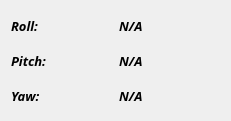
   <widget class="QWidget" name="telemetry_container_10" native="true">
    <property name="geometry">
     <rect>
      <x>290</x>
      <y>1740</y>
      <width>231</width>
      <height>121</height>
     </rect>
    </property>
    <property name="sizePolicy">
     <sizepolicy hsizetype="Expanding" vsizetype="Expanding">
      <horstretch>1</horstretch>
      <verstretch>1</verstretch>
     </sizepolicy>
    </property>
    <property name="styleSheet">
     <string notr="true"/>
    </property>
    <layout class="QGridLayout" name="gridLayout_15">
     <item row="0" column="0">
      <layout class="QVBoxLayout" name="simulation_panel_7" stretch="1">
       <property name="sizeConstraint">
        <enum>QLayout::SetMinimumSize</enum>
       </property>
       <item>
        <layout class="QHBoxLayout" name="horizontalLayout_17" stretch="0,0">
         <item>
          <layout class="QVBoxLayout" name="verticalLayout_24">
           <item>
            <widget class="QLabel" name="roll">
             <property name="sizePolicy">
              <sizepolicy hsizetype="Preferred" vsizetype="Preferred">
               <horstretch>0</horstretch>
               <verstretch>0</verstretch>
              </sizepolicy>
             </property>
             <property name="font">
              <font>
               <family>Sans Serif Collection</family>
               <pointsize>10</pointsize>
               <weight>75</weight>
               <italic>true</italic>
               <bold>true</bold>
              </font>
             </property>
             <property name="styleSheet">
              <string notr="true"/>
             </property>
             <property name="text">
              <string>Roll:</string>
             </property>
            </widget>
           </item>
           <item>
            <widget class="QLabel" name="mission_time_19">
             <property name="sizePolicy">
              <sizepolicy hsizetype="Preferred" vsizetype="Preferred">
               <horstretch>0</horstretch>
               <verstretch>0</verstretch>
              </sizepolicy>
             </property>
             <property name="font">
              <font>
               <family>Sans Serif Collection</family>
               <pointsize>10</pointsize>
               <weight>75</weight>
               <italic>true</italic>
               <bold>true</bold>
              </font>
             </property>
             <property name="styleSheet">
              <string notr="true"/>
             </property>
             <property name="text">
              <string>Pitch:</string>
             </property>
            </widget>
           </item>
           <item>
            <widget class="QLabel" name="mission_time_20">
             <property name="sizePolicy">
              <sizepolicy hsizetype="Preferred" vsizetype="Preferred">
               <horstretch>0</horstretch>
               <verstretch>0</verstretch>
              </sizepolicy>
             </property>
             <property name="font">
              <font>
               <family>Sans Serif Collection</family>
               <pointsize>10</pointsize>
               <weight>75</weight>
               <italic>true</italic>
               <bold>true</bold>
              </font>
             </property>
             <property name="styleSheet">
              <string notr="true"/>
             </property>
             <property name="text">
              <string>Yaw:</string>
             </property>
            </widget>
           </item>
          </layout>
         </item>
         <item>
          <layout class="QVBoxLayout" name="state_fields_7">
           <item>
            <widget class="QLabel" name="MISSION_TIME_7">
             <property name="font">
              <font>
               <family>Sans Serif Collection</family>
               <pointsize>10</pointsize>
               <weight>75</weight>
               <italic>true</italic>
               <bold>true</bold>
              </font>
             </property>
             <property name="text">
              <string>N/A</string>
             </property>
            </widget>
           </item>
           <item>
            <widget class="QLabel" name="MISSION_TIME_8">
             <property name="font">
              <font>
               <family>Sans Serif Collection</family>
               <pointsize>10</pointsize>
               <weight>75</weight>
               <italic>true</italic>
               <bold>true</bold>
              </font>
             </property>
             <property name="text">
              <string>N/A</string>
             </property>
            </widget>
           </item>
           <item>
            <widget class="QLabel" name="MISSION_TIME_9">
             <property name="font">
              <font>
               <family>Sans Serif Collection</family>
               <pointsize>10</pointsize>
               <weight>75</weight>
               <italic>true</italic>
               <bold>true</bold>
              </font>
             </property>
             <property name="text">
              <string>N/A</string>
             </property>
            </widget>
           </item>
          </layout>
         </item>
        </layout>
       </item>
      </layout>
     </item>
    </layout>
   </widget>
